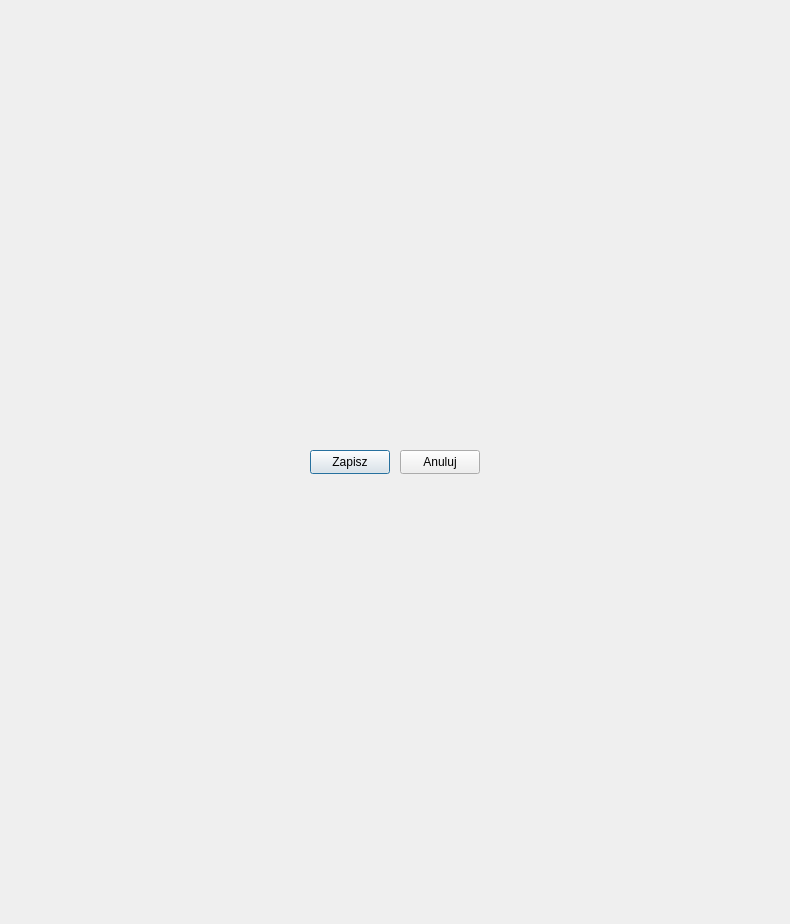
<?xml version="1.0" encoding="UTF-8"?>
<ui version="4.0">
 <class>zapisz</class>
 <widget class="QDialog" name="zapisz">
  <property name="baseSize">
   <size>
    <width>500</width>
    <height>500</height>
   </size>
  </property>
  <property name="windowTitle">
   <string>Dialog</string>
  </property>
  <widget class="QPushButton" name="pushButton">
   <property name="geometry">
    <rect>
     <x>310</x>
     <y>450</y>
     <width>80</width>
     <height>24</height>
    </rect>
   </property>
   <property name="text">
    <string>Zapisz</string>
   </property>
  </widget>
  <widget class="QPushButton" name="pushButton_2">
   <property name="geometry">
    <rect>
     <x>400</x>
     <y>450</y>
     <width>80</width>
     <height>24</height>
    </rect>
   </property>
   <property name="text">
    <string>Anuluj</string>
   </property>
  </widget>
 </widget>
 <resources/>
 <connections/>
</ui>
